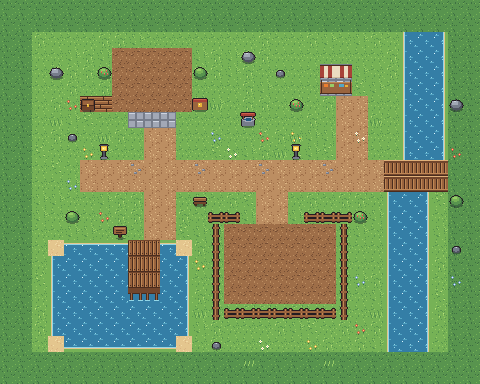

A level layout from a 2D game, rendered from its tile map. Below: a short description, then the map file with tile-grid data replaced by summaries:
An orthogonal 30x24 tile map with 16x16 px tiles, 7 tile layers (ground, ground_decor, water, buildings, ...), 1 hidden layer not drawn and 8 objects (spawn, house, merchant, sell, storage, ...).

<map version="1.10" tiledversion="1.10.2" orientation="orthogonal" renderorder="right-down" width="30" height="24" tilewidth="16" tileheight="16" infinite="0">
 <tileset firstgid="1" source="homestead_tileset.tsx" />
 <layer id="1" name="ground" width="30" height="24">
  <data>[720 cells, 720 non-empty, 11 distinct tile ids]</data>
 </layer>
 <layer id="2" name="ground_decor" width="30" height="24">
  <data>[720 cells, 28 non-empty, 7 distinct tile ids]</data>
 </layer>
 <layer id="3" name="water" width="30" height="24">
  <data>[720 cells, 119 non-empty, 5 distinct tile ids]</data>
 </layer>
 <layer id="4" name="buildings" width="30" height="24">
  <data>[720 cells, 6 non-empty, 6 distinct tile ids]</data>
 </layer>
 <layer id="5" name="trees_objects" width="30" height="24">
  <data>[720 cells, 58 non-empty, 13 distinct tile ids]</data>
 </layer>
 <layer id="6" name="interactive" width="30" height="24">
  <data>[720 cells, 0 non-empty, 0 distinct tile ids]</data>
 </layer>
 <layer id="7" name="collision" width="30" height="24" visible="0">
  <data>[720 cells, 279 non-empty, 1 distinct tile ids]</data>
 </layer>
 <layer id="8" name="foreground" width="30" height="24">
  <data>[720 cells, 2 non-empty, 1 distinct tile ids]</data>
 </layer>
 <objectgroup id="9" name="spawns">
  <object id="1" name="player_spawn" type="spawn" x="144" y="144" width="16" height="16" />
  <object id="2" name="house" type="house" x="112" y="48" width="80" height="64" />
  <object id="3" name="merchant" type="merchant" x="320" y="96" width="32" height="16" />
  <object id="4" name="selling_bin" type="sell" x="192" y="96" width="16" height="16" />
  <object id="5" name="storage_chest" type="storage" x="80" y="96" width="16" height="16" />
  <object id="6" name="farm_zone" type="farm" x="224" y="224" width="112" height="80" />
  <object id="7" name="pond_dock" type="fishing_pond" x="128" y="240" width="32" height="48" />
  <object id="8" name="river_bank" type="fishing_river" x="384" y="160" width="64" height="32" />
 </objectgroup>
</map>
